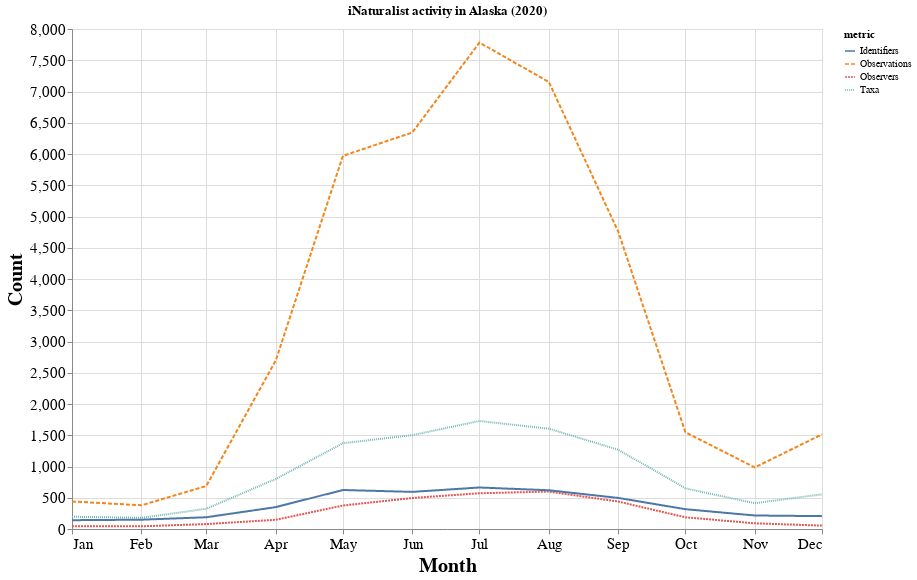

Notebook cell for this chart:
### Markdown cell above
### Now, let's combine all four metrics into one chart

### Code cell
combined_results = observations_by_month.append([taxa_by_month, observers_by_month, identifiers_by_month])


alt.Chart(
    combined_results,
    title=f'iNaturalist activity in {PLACE_NAME} ({YEAR})',
    width=750,
    height=500,
).mark_line().encode(
    alt.X('month(date):T', axis=alt.Axis(title="Month")),
    alt.Y('count:Q', axis=alt.Axis(title="Count")),
    color='metric',
    strokeDash='metric',
).configure_axis(
    labelFontSize=15,
    titleFontSize=20,
)

### Figure 1 — Vega-Lite specification as saved in the notebook (floating-point values rounded to 4 significant figures)
{"config": {"view": {"continuousWidth": 400, "continuousHeight": 300}, "axis": {"labelFontSize": 15, "titleFontSize": 20}}, "data": {"name": "data-3dff2f88a8244810e126428de549aaa6"}, "mark": "line", "encoding": {"color": {"type": "nominal", "field": "metric"}, "strokeDash": {"type": "nominal", "field": "metric"}, "x": {"type": "temporal", "axis": {"title": "Month"}, "field": "date", "timeUnit": "month"}, "y": {"type": "quantitative", "axis": {"title": "Count"}, "field": "count"}}, "height": 500, "title": "iNaturalist activity in Alaska (2020)", "width": 750, "$schema": "https://vega.github.io/schema/vega-lite/v4.8.1.json", "datasets": {"data-3dff2f88a8244810e126428de549aaa6": [{"metric": "Observations", "date": "2020-01-01T00:00:00", "count": 441}, {"metric": "Observations", "date": "2020-02-01T00:00:00", "count": 379}, {"metric": "Observations", "date": "2020-03-01T00:00:00", "count": 688}, {"metric": "Observations", "date": "2020-04-01T00:00:00", "count": 2694}, {"metric": "Observations", "date": "2020-05-01T00:00:00", "count": 5970}, {"metric": "Observations", "date": "2020-06-01T00:00:00", "count": 6344}, {"metric": "Observations", "date": "2020-07-01T00:00:00", "count": 7783}, {"metric": "Observations", "date": "2020-08-01T00:00:00", "count": 7152}, {"metric": "Observations", "date": "2020-09-01T00:00:00", "count": 4756}, {"metric": "Observations", "date": "2020-10-01T00:00:00", "count": 1547}, {"metric": "Observations", "date": "2020-11-01T00:00:00", "count": 985}, {"metric": "Observations", "date": "2020-12-01T00:00:00", "count": 1514}, {"metric": "Taxa", "date": "2020-01-01T00:00:00", "count": 196}, {"metric": "Taxa", "date": "2020-02-01T00:00:00", "count": 179}, {"metric": "Taxa", "date": "2020-03-01T00:00:00", "count": 324}, {"metric": "Taxa", "date": "2020-04-01T00:00:00", "count": 800}, {"metric": "Taxa", "date": "2020-05-01T00:00:00", "count": 1372}, {"metric": "Taxa", "date": "2020-06-01T00:00:00", "count": 1502}, {"metric": "Taxa", "date": "2020-07-01T00:00:00", "count": 1728}, {"metric": "Taxa", "date": "2020-08-01T00:00:00", "count": 1605}, {"metric": "Taxa", "date": "2020-09-01T00:00:00", "count": 1268}, {"metric": "Taxa", "date": "2020-10-01T00:00:00", "count": 650}, {"metric": "Taxa", "date": "2020-11-01T00:00:00", "count": 413}, {"metric": "Taxa", "date": "2020-12-01T00:00:00", "count": 555}, {"metric": "Observers", "date": "2020-01-01T00:00:00", "count": 44}, {"metric": "Observers", "date": "2020-02-01T00:00:00", "count": 43}, {"metric": "Observers", "date": "2020-03-01T00:00:00", "count": 79}, {"metric": "Observers", "date": "2020-04-01T00:00:00", "count": 147}, {"metric": "Observers", "date": "2020-05-01T00:00:00", "count": 376}, {"metric": "Observers", "date": "2020-06-01T00:00:00", "count": 496}, {"metric": "Observers", "date": "2020-07-01T00:00:00", "count": 572}, {"metric": "Observers", "date": "2020-08-01T00:00:00", "count": 599}, {"metric": "Observers", "date": "2020-09-01T00:00:00", "count": 439}, {"metric": "Observers", "date": "2020-10-01T00:00:00", "count": 187}, {"metric": "Observers", "date": "2020-11-01T00:00:00", "count": 91}, {"metric": "Observers", "date": "2020-12-01T00:00:00", "count": 54}, {"metric": "Identifiers", "date": "2020-01-01T00:00:00", "count": 141}, {"metric": "Identifiers", "date": "2020-02-01T00:00:00", "count": 149}, {"metric": "Identifiers", "date": "2020-03-01T00:00:00", "count": 188}, {"metric": "Identifiers", "date": "2020-04-01T00:00:00", "count": 350}, {"metric": "Identifiers", "date": "2020-05-01T00:00:00", "count": 624}, {"metric": "Identifiers", "date": "2020-06-01T00:00:00", "count": 594}, {"metric": "Identifiers", "date": "2020-07-01T00:00:00", "count": 664}, {"metric": "Identifiers", "date": "2020-08-01T00:00:00", "count": 620}, {"metric": "Identifiers", "date": "2020-09-01T00:00:00", "count": 497}, {"metric": "Identifiers", "date": "2020-10-01T00:00:00", "count": 317}, {"metric": "Identifiers", "date": "2020-11-01T00:00:00", "count": 216}, {"metric": "Identifiers", "date": "2020-12-01T00:00:00", "count": 206}]}}
